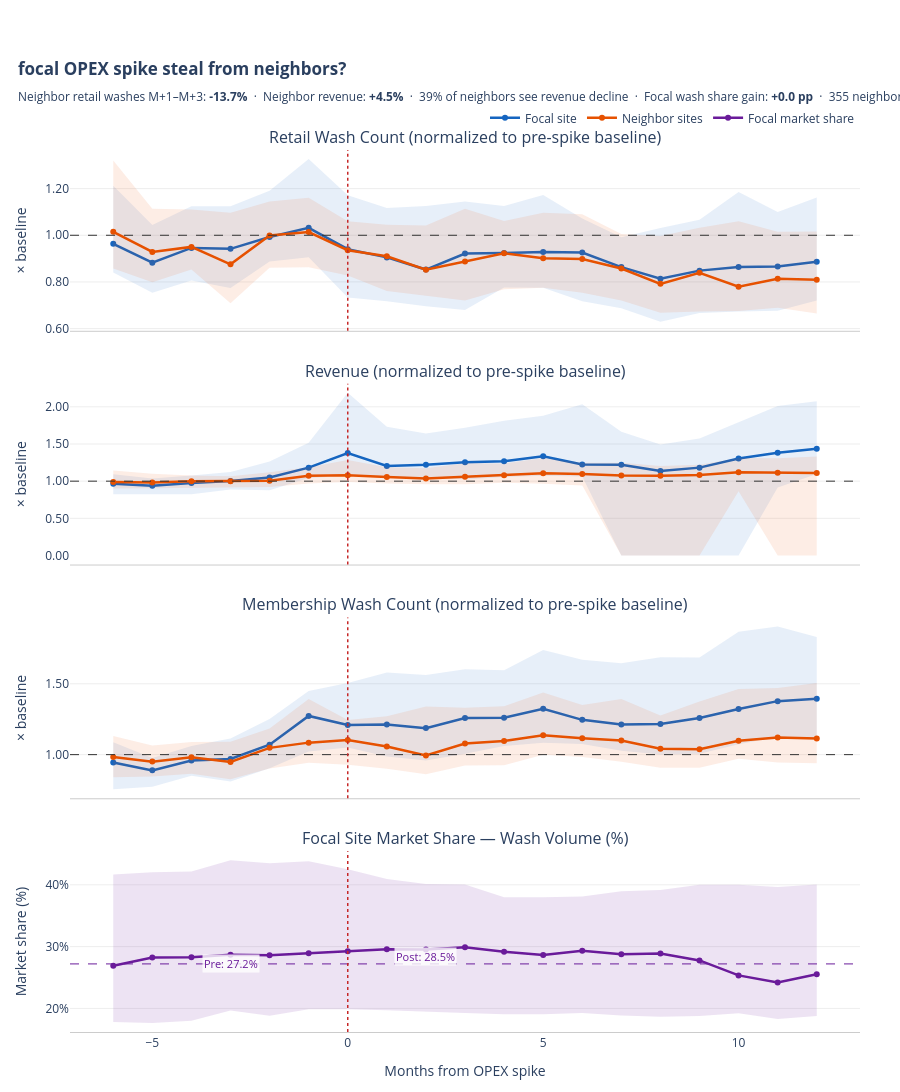

Source (notebook cell):
### Code cell
# ── Cell A: Distance matrix (run once) ──
dist_df = build_distance_matrix(site_pnl, radius_km=20)

# ── Cell B: Neighbor event study ──
neighbor_events_df = build_neighbor_event_study(
    data, spikes, dist_df,
    pre_months=6, post_months=12, min_pre_obs=3
)

# ── Cell C: Market share panel ──
market_share_df = build_market_share_panel(
    data, spikes, dist_df,
    pre_months=6, post_months=12
)

# ── Cell D: Concrete stats ──
stats = compute_spillover_stats(
    events_df, neighbor_events_df, market_share_df,
    post_window=(1, 3)
)

# ── Cell E: Visualization ──
fig = plot_spillover_event_study(events_df, neighbor_events_df, market_share_df, stats)

### Figure 1 — Plotly figure (JSON) as saved in the notebook; plotly's stock layout.template omitted (floating-point values rounded to 4 significant figures)
{"data": [{"fill": "toself", "fillcolor": "#1565C0", "hoverinfo": "skip", "line": {"width": 0}, "opacity": 0.1, "showlegend": false, "type": "scatter", "x": [-6, -5, -4, -3, -2, -1, 0, 1, 2, 3, 4, 5, 6, 7, 8, 9, 10, 11, 12, 12, 11, 10, 9, 8, 7, 6, 5, 4, 3, 2, 1, 0, -1, -2, -3, -4, -5, -6], "xaxis": "x", "y": [1.213, 1.044, 1.125, 1.125, 1.191, 1.327, 1.171, 1.117, 1.126, 1.145, 1.125, 1.172, 1.072, 0.9912, 1.031, 1.067, 1.185, 1.1, 1.162, 0.7206, 0.6768, 0.6734, 0.6664, 0.6292, 0.6873, 0.7177, 0.7746, 0.7766, 0.6801, 0.6956, 0.7174, 0.7333, 0.9058, 0.888, 0.7742, 0.8059, 0.7532, 0.8404], "yaxis": "y"}, {"hovertemplate": "<b>Focal site</b><br>M%{x} from spike<br>Median: %{y:.2f}× baseline<extra></extra>", "legendgroup": "Focal site", "line": {"color": "#1565C0", "width": 2.5}, "marker": {"size": 6}, "mode": "lines+markers", "name": "Focal site", "showlegend": true, "type": "scatter", "x": [-6, -5, -4, -3, -2, -1, 0, 1, 2, 3, 4, 5, 6, 7, 8, 9, 10, 11, 12], "xaxis": "x", "y": [0.9633, 0.8823, 0.9459, 0.9418, 0.9926, 1.032, 0.9402, 0.9052, 0.8531, 0.9219, 0.9236, 0.9285, 0.9263, 0.8636, 0.8138, 0.8484, 0.8641, 0.8663, 0.8869], "yaxis": "y"}, {"fill": "toself", "fillcolor": "#E65100", "hoverinfo": "skip", "line": {"width": 0}, "opacity": 0.1, "showlegend": false, "type": "scatter", "x": [-6, -5, -4, -3, -2, -1, 0, 1, 2, 3, 4, 5, 6, 7, 8, 9, 10, 11, 12, 12, 11, 10, 9, 8, 7, 6, 5, 4, 3, 2, 1, 0, -1, -2, -3, -4, -5, -6], "xaxis": "x", "y": [1.32, 1.114, 1.111, 1.097, 1.145, 1.161, 1.061, 1.045, 1.041, 1.114, 1.061, 1.096, 1.091, 1.006, 0.9973, 1.032, 1.06, 1.015, 1.016, 0.6648, 0.6892, 0.6751, 0.6732, 0.6683, 0.7207, 0.7537, 0.7751, 0.7689, 0.7205, 0.741, 0.7609, 0.8279, 0.8633, 0.8609, 0.7086, 0.8528, 0.7983, 0.8578], "yaxis": "y"}, {"hovertemplate": "<b>Neighbor sites</b><br>M%{x} from spike<br>Median: %{y:.2f}× baseline<extra></extra>", "legendgroup": "Neighbor sites", "line": {"color": "#E65100", "width": 2.5}, "marker": {"size": 6}, "mode": "lines+markers", "name": "Neighbor sites", "showlegend": true, "type": "scatter", "x": [-6, -5, -4, -3, -2, -1, 0, 1, 2, 3, 4, 5, 6, 7, 8, 9, 10, 11, 12], "xaxis": "x", "y": [1.015, 0.9286, 0.9502, 0.8755, 0.9995, 1.014, 0.9361, 0.9098, 0.8522, 0.8877, 0.9231, 0.9013, 0.8982, 0.8576, 0.7917, 0.8394, 0.7799, 0.8134, 0.8091], "yaxis": "y"}, {"fill": "toself", "fillcolor": "#1565C0", "hoverinfo": "skip", "line": {"width": 0}, "opacity": 0.1, "showlegend": false, "type": "scatter", "x": [-6, -5, -4, -3, -2, -1, 0, 1, 2, 3, 4, 5, 6, 7, 8, 9, 10, 11, 12, 12, 11, 10, 9, 8, 7, 6, 5, 4, 3, 2, 1, 0, -1, -2, -3, -4, -5, -6], "xaxis": "x2", "y": [1.093, 1.035, 1.077, 1.124, 1.264, 1.516, 2.189, 1.733, 1.642, 1.72, 1.813, 1.88, 2.033, 1.666, 1.494, 1.575, 1.793, 2.012, 2.074, 1.097, 0.9133, 0, 0, 0, 0, 1.063, 1.073, 1.057, 1.022, 1.055, 1.044, 1.074, 1.042, 0.8786, 0.888, 0.8224, 0.82, 0.8234], "yaxis": "y2"}, {"hovertemplate": "<b>Focal site</b><br>M%{x} from spike<br>Median: %{y:.2f}× baseline<extra></extra>", "legendgroup": "Focal site", "line": {"color": "#1565C0", "width": 2.5}, "marker": {"size": 6}, "mode": "lines+markers", "name": "Focal site", "showlegend": false, "type": "scatter", "x": [-6, -5, -4, -3, -2, -1, 0, 1, 2, 3, 4, 5, 6, 7, 8, 9, 10, 11, 12], "xaxis": "x2", "y": [0.9664, 0.9371, 0.974, 1.003, 1.049, 1.182, 1.378, 1.203, 1.22, 1.253, 1.269, 1.335, 1.223, 1.22, 1.138, 1.182, 1.305, 1.381, 1.436], "yaxis": "y2"}, {"fill": "toself", "fillcolor": "#E65100", "hoverinfo": "skip", "line": {"width": 0}, "opacity": 0.1, "showlegend": false, "type": "scatter", "x": [-6, -5, -4, -3, -2, -1, 0, 1, 2, 3, 4, 5, 6, 7, 8, 9, 10, 11, 12, 12, 11, 10, 9, 8, 7, 6, 5, 4, 3, 2, 1, 0, -1, -2, -3, -4, -5, -6], "xaxis": "x2", "y": [1.144, 1.099, 1.077, 1.066, 1.12, 1.188, 1.284, 1.188, 1.174, 1.242, 1.237, 1.311, 1.248, 1.247, 1.205, 1.222, 1.312, 1.309, 1.331, 0, 0, 0.8653, 0, 0, 0, 0.9422, 0.9661, 0.9779, 0.9591, 0.957, 0.9676, 0.9887, 0.9695, 0.923, 0.9171, 0.9016, 0.9042, 0.9005], "yaxis": "y2"}, {"hovertemplate": "<b>Neighbor sites</b><br>M%{x} from spike<br>Median: %{y:.2f}× baseline<extra></extra>", "legendgroup": "Neighbor sites", "line": {"color": "#E65100", "width": 2.5}, "marker": {"size": 6}, "mode": "lines+markers", "name": "Neighbor sites", "showlegend": false, "type": "scatter", "x": [-6, -5, -4, -3, -2, -1, 0, 1, 2, 3, 4, 5, 6, 7, 8, 9, 10, 11, 12], "xaxis": "x2", "y": [0.9892, 0.9816, 0.9977, 0.9991, 1.007, 1.072, 1.081, 1.056, 1.036, 1.059, 1.081, 1.105, 1.097, 1.077, 1.072, 1.082, 1.119, 1.113, 1.111], "yaxis": "y2"}, {"fill": "toself", "fillcolor": "#1565C0", "hoverinfo": "skip", "line": {"width": 0}, "opacity": 0.1, "showlegend": false, "type": "scatter", "x": [-6, -5, -4, -3, -2, -1, 0, 1, 2, 3, 4, 5, 6, 7, 8, 9, 10, 11, 12, 12, 11, 10, 9, 8, 7, 6, 5, 4, 3, 2, 1, 0, -1, -2, -3, -4, -5, -6], "xaxis": "x3", "y": [1.087, 0.9771, 1.061, 1.114, 1.252, 1.448, 1.505, 1.58, 1.563, 1.603, 1.596, 1.738, 1.67, 1.645, 1.687, 1.685, 1.867, 1.904, 1.83, 1.111, 1.127, 1.073, 1.007, 1.001, 1.028, 1.075, 1.085, 1.061, 1.006, 0.9588, 0.9867, 1.05, 1.022, 0.9035, 0.8112, 0.8517, 0.773, 0.756], "yaxis": "y3"}, {"hovertemplate": "<b>Focal site</b><br>M%{x} from spike<br>Median: %{y:.2f}× baseline<extra></extra>", "legendgroup": "Focal site", "line": {"color": "#1565C0", "width": 2.5}, "marker": {"size": 6}, "mode": "lines+markers", "name": "Focal site", "showlegend": false, "type": "scatter", "x": [-6, -5, -4, -3, -2, -1, 0, 1, 2, 3, 4, 5, 6, 7, 8, 9, 10, 11, 12], "xaxis": "x3", "y": [0.9449, 0.8891, 0.9592, 0.9696, 1.07, 1.273, 1.209, 1.212, 1.187, 1.258, 1.261, 1.324, 1.245, 1.213, 1.216, 1.259, 1.322, 1.378, 1.394], "yaxis": "y3"}, {"fill": "toself", "fillcolor": "#E65100", "hoverinfo": "skip", "line": {"width": 0}, "opacity": 0.1, "showlegend": false, "type": "scatter", "x": [-6, -5, -4, -3, -2, -1, 0, 1, 2, 3, 4, 5, 6, 7, 8, 9, 10, 11, 12, 12, 11, 10, 9, 8, 7, 6, 5, 4, 3, 2, 1, 0, -1, -2, -3, -4, -5, -6], "xaxis": "x3", "y": [1.131, 1.064, 1.089, 1.092, 1.185, 1.392, 1.245, 1.27, 1.34, 1.33, 1.341, 1.438, 1.35, 1.393, 1.277, 1.375, 1.462, 1.471, 1.505, 0.9401, 0.9443, 0.9702, 0.9077, 0.9076, 0.9501, 0.9828, 0.9993, 0.9252, 0.9228, 0.8611, 0.9001, 0.9289, 0.9423, 0.9014, 0.8262, 0.8649, 0.8454, 0.8407], "yaxis": "y3"}, {"hovertemplate": "<b>Neighbor sites</b><br>M%{x} from spike<br>Median: %{y:.2f}× baseline<extra></extra>", "legendgroup": "Neighbor sites", "line": {"color": "#E65100", "width": 2.5}, "marker": {"size": 6}, "mode": "lines+markers", "name": "Neighbor sites", "showlegend": false, "type": "scatter", "x": [-6, -5, -4, -3, -2, -1, 0, 1, 2, 3, 4, 5, 6, 7, 8, 9, 10, 11, 12], "xaxis": "x3", "y": [0.9835, 0.9508, 0.9819, 0.9484, 1.048, 1.085, 1.103, 1.057, 0.9935, 1.078, 1.096, 1.137, 1.115, 1.099, 1.042, 1.038, 1.097, 1.121, 1.113], "yaxis": "y3"}, {"fill": "toself", "fillcolor": "#6A1B9A", "hoverinfo": "skip", "line": {"width": 0}, "opacity": 0.12, "showlegend": false, "type": "scatter", "x": [-6, -5, -4, -3, -2, -1, 0, 1, 2, 3, 4, 5, 6, 7, 8, 9, 10, 11, 12, 12, 11, 10, 9, 8, 7, 6, 5, 4, 3, 2, 1, 0, -1, -2, -3, -4, -5, -6], "xaxis": "x4", "y": [41.69, 42.02, 42.14, 43.98, 43.49, 43.82, 42.53, 40.94, 40.13, 40.04, 37.98, 37.97, 38.13, 38.94, 39.15, 40.02, 40.01, 39.65, 40.06, 18.76, 18.3, 19.2, 18.78, 18.65, 18.84, 19.27, 19.04, 19.06, 19.26, 19.51, 19.7, 19.87, 19.86, 18.83, 19.65, 18.02, 17.65, 17.79], "yaxis": "y4"}, {"hovertemplate": "M%{x}<br>Market share: %{y:.1f}%<extra></extra>", "legendgroup": "share", "line": {"color": "#6A1B9A", "width": 2.5}, "marker": {"size": 6}, "mode": "lines+markers", "name": "Focal market share", "showlegend": true, "type": "scatter", "x": [-6, -5, -4, -3, -2, -1, 0, 1, 2, 3, 4, 5, 6, 7, 8, 9, 10, 11, 12], "xaxis": "x4", "y": [26.89, 28.25, 28.29, 28.68, 28.61, 28.94, 29.23, 29.59, 29.55, 29.89, 29.16, 28.66, 29.34, 28.76, 28.89, 27.77, 25.34, 24.19, 25.52], "yaxis": "y4"}], "layout": {"annotations": [{"font": {"size": 16}, "showarrow": false, "text": "Retail Wash Count (normalized to pre-spike baseline)", "x": 0.5, "xanchor": "center", "xref": "paper", "y": 1, "yanchor": "bottom", "yref": "paper"}, {"font": {"size": 16}, "showarrow": false, "text": "Revenue (normalized to pre-spike baseline)", "x": 0.5, "xanchor": "center", "xref": "paper", "y": 0.735, "yanchor": "bottom", "yref": "paper"}, {"font": {"size": 16}, "showarrow": false, "text": "Membership Wash Count (normalized to pre-spike baseline)", "x": 0.5, "xanchor": "center", "xref": "paper", "y": 0.47, "yanchor": "bottom", "yref": "paper"}, {"font": {"size": 16}, "showarrow": false, "text": "Focal Site Market Share — Wash Volume (%)", "x": 0.5, "xanchor": "center", "xref": "paper", "y": 0.205, "yanchor": "bottom", "yref": "paper"}, {"bgcolor": "rgba(255,255,255,0.8)", "font": {"color": "#6A1B9A", "size": 11}, "showarrow": false, "text": "Pre: 27.2%", "x": -3, "xref": "x4", "y": 27.2, "yref": "y4"}, {"bgcolor": "rgba(255,255,255,0.8)", "font": {"color": "#6A1B9A", "size": 11}, "showarrow": false, "text": "Post: 28.5%", "x": 2, "xref": "x4", "y": 28.46, "yref": "y4"}], "height": 1360, "hovermode": "x unified", "legend": {"bgcolor": "rgba(0,0,0,0)", "orientation": "h", "x": 1, "xanchor": "right", "y": 1.02, "yanchor": "bottom"}, "margin": {"b": 60, "l": 70, "r": 40, "t": 150}, "plot_bgcolor": "white", "shapes": [{"line": {"color": "#333", "dash": "dash", "width": 1}, "type": "line", "x0": 0, "x1": 1, "xref": "x domain", "y0": 1, "y1": 1, "yref": "y"}, {"line": {"color": "#C62828", "dash": "dot", "width": 1.5}, "type": "line", "x0": 0, "x1": 0, "xref": "x", "y0": 0, "y1": 1, "yref": "y domain"}, {"line": {"color": "#333", "dash": "dash", "width": 1}, "type": "line", "x0": 0, "x1": 1, "xref": "x2 domain", "y0": 1, "y1": 1, "yref": "y2"}, {"line": {"color": "#C62828", "dash": "dot", "width": 1.5}, "type": "line", "x0": 0, "x1": 0, "xref": "x2", "y0": 0, "y1": 1, "yref": "y2 domain"}, {"line": {"color": "#333", "dash": "dash", "width": 1}, "type": "line", "x0": 0, "x1": 1, "xref": "x3 domain", "y0": 1, "y1": 1, "yref": "y3"}, {"line": {"color": "#C62828", "dash": "dot", "width": 1.5}, "type": "line", "x0": 0, "x1": 0, "xref": "x3", "y0": 0, "y1": 1, "yref": "y3 domain"}, {"line": {"color": "#6A1B9A", "dash": "dash", "width": 1}, "type": "line", "x0": 0, "x1": 1, "xref": "x4 domain", "y0": 27.2, "y1": 27.2, "yref": "y4"}, {"line": {"color": "#C62828", "dash": "dot", "width": 1.5}, "type": "line", "x0": 0, "x1": 0, "xref": "x4", "y0": 0, "y1": 1, "yref": "y4 domain"}], "title": {"text": "<b>focal OPEX spike steal from neighbors?</b><br><sub>Neighbor retail washes M+1–M+3: <b>-13.7%</b>  ·  Neighbor revenue: <b>+4.5%</b>  ·  39% of neighbors see revenue decline  ·  Focal wash share gain: <b>+0.0 pp</b>  ·  355 neighbor-event pairs</sub>", "x": 0.02, "xanchor": "left"}, "xaxis": {"anchor": "y", "domain": [0, 1], "linecolor": "#CCC", "matches": "x4", "showgrid": false, "showline": true, "showticklabels": false}, "xaxis2": {"anchor": "y2", "domain": [0, 1], "linecolor": "#CCC", "matches": "x4", "showgrid": false, "showline": true, "showticklabels": false}, "xaxis3": {"anchor": "y3", "domain": [0, 1], "linecolor": "#CCC", "matches": "x4", "showgrid": false, "showline": true, "showticklabels": false}, "xaxis4": {"anchor": "y4", "domain": [0, 1], "linecolor": "#CCC", "showgrid": false, "showline": true, "title": {"text": "Months from OPEX spike"}}, "yaxis": {"anchor": "x", "domain": [0.795, 1], "gridcolor": "#EEE", "tickformat": ".2f", "title": {"text": "× baseline"}}, "yaxis2": {"anchor": "x2", "domain": [0.53, 0.735], "gridcolor": "#EEE", "tickformat": ".2f", "title": {"text": "× baseline"}}, "yaxis3": {"anchor": "x3", "domain": [0.265, 0.47], "gridcolor": "#EEE", "tickformat": ".2f", "title": {"text": "× baseline"}}, "yaxis4": {"anchor": "x4", "domain": [0, 0.205], "gridcolor": "#EEE", "ticksuffix": "%", "title": {"text": "Market share (%)"}}}}
